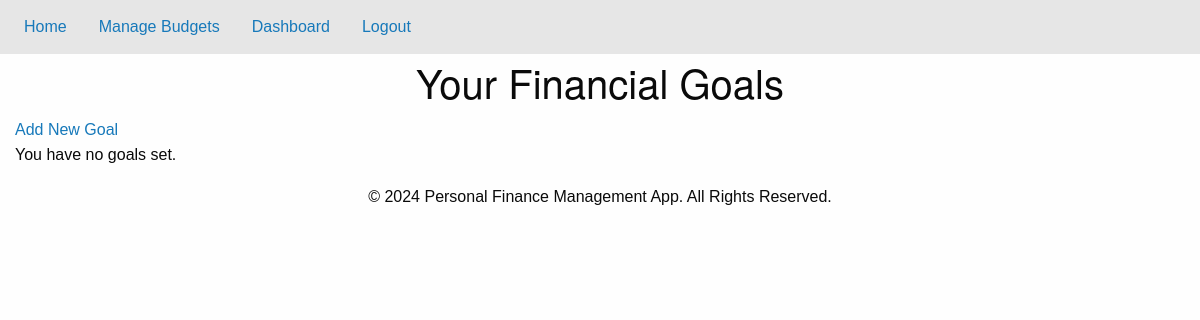
/goals (signed in), run on an earlier commit of the app's database.
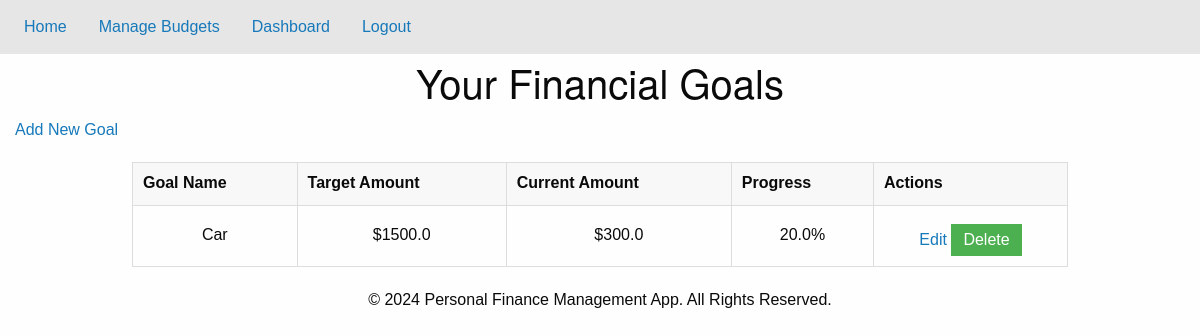
And on a later commit of the database.
### tables this page shows
CREATE TABLE Goals (
  id INTEGER PRIMARY KEY AUTOINCREMENT,
  user_id INTEGER NOT NULL,
  goal_name TEXT,
  target_amount REAL,
  current_amount REAL DEFAULT 0,
  FOREIGN KEY (user_id) REFERENCES Users(id)
);

### app.py (the view)
@app.route('/goals')
def view_goals():
  if 'user_id' not in session:
    return redirect(url_for('login'))
  conn = get_db_connection()
  cursor = conn.cursor()
  cursor.execute("SELECT * FROM Goals WHERE user_id = ?", (session['user_id'],))
  goals = cursor.fetchall()
  conn.close()
  return render_template('goals.html', goals=goals)

### app.py (called while the page is built)
def get_db_connection():
  conn = sqlite3.connect('database.db')
  conn.row_factory = sqlite3.Row
  return conn

### templates/goals.html (shortened to what this page needs)
{% extends 'base.html' %}
{% block content %}
  <h2>Your Financial Goals</h2>
  <a href="{{ url_for('add_goal') }}">Add New Goal</a>
  {% if goals %}
    <table>
      <thead>
        <tr>
          <th>Goal Name</th>
          <th>Target Amount</th>
          <th>Current Amount</th>
          <th>Progress</th>
          <th>Actions</th>
        </tr>
      </thead>
      <tbody>
        {% for goal in goals %}
          <tr>
            <td>{{ goal['goal_name'] }}</td>
            <td>${{ goal['target_amount'] }}</td>
            <td>${{ goal['current_amount'] }}</td>
            <td>{{ (goal['current_amount'] / goal['target_amount'] * 100) | round(2)}}%</td>
            <td>
              <a href="{{ url_for('edit_goal', goal_id=goal['id'])}}">Edit</a>
              <form action="{{ url_for('delete_goal', goal_id=goal['id']) }}" method="POST" style="display:inline">
                <button type="submit" onclick="return confirm('Are you sure you want to delete this goal?')">Delete</button>
              </form>
            </td>
          </tr>
        {% endfor %}
      </tbody>
    </table>
  {% else %}
    <p>You have no goals set.</p>
  {% endif %}
{% endblock %}

### templates/base.html (shortened to what this page needs)
<!DOCTYPE html>
<html lang="en">
<head>
    <link rel="stylesheet" href="{{ url_for('static', filename='css/styles.css') }}">
    <link rel="stylesheet" href="https://cdn.jsdelivr.net/npm/foundation-sites/dist/css/foundation.min.css">
    <link rel="stylesheet" href="{{ url_for('static', filename='css/styles.css') }}">
</head>
<body>
    <header>
        <nav class="top-bar">
            <div class="top-bar-left">
                <ul class="dropdown menu" data-dropdown-menu>
                    <li><a href="{{ url_for('home') }}">Home</a></li>
                    {% if 'user_id' in session %}
                        <li><a href="{{ url_for('budget') }}">Manage Budgets</a></li>
                        <li><a href="{{ url_for('dashboard') }}">Dashboard</a></li>
                        <li><a href="{{ url_for('logout') }}">Logout</a></li>
                    {% else %}
                        <li><a href="{{ url_for('register') }}">Register</a></li>
                        <li><a href="{{ url_for('login') }}">Login</a></li>
                    {% endif %}
                </ul>
            </div>
        </nav>
    </header>
    <main class="grid-container">
    {% block content %}{% endblock %}
    </main>
    <footer class="grid-x align-center">
        <div class="cell text-center">
            <p>&copy; 2024 Personal Finance Management App. All Rights Reserved.</p>
        </div>
    </footer>
</body>
</html>

### static/css/styles.css (style rules this page uses)
body { font-family: Arial, sans-serif; }
h1,h2 { text-align: center; }
table { width: 80%; margin: 20px auto; border-collapse: collapse; }
th, td { border: 1px solid #ddd; padding: 10px; text-align: center; }
button { margin-top: 10px; padding: 8px 12px; background-color: #4CAF50; color: white; border: none; cursor: pointer; }

What changed in the data, as far as the page shows it:
added Goals: goal_name "Car", target_amount "1500.0", current_amount "300.0", current_amount+target_amount "20.0"
Also different on the page:
text no longer shown: "You have no goals set."
text now shown: "Goal Name Target Amount Current Amount Progress Actions"
